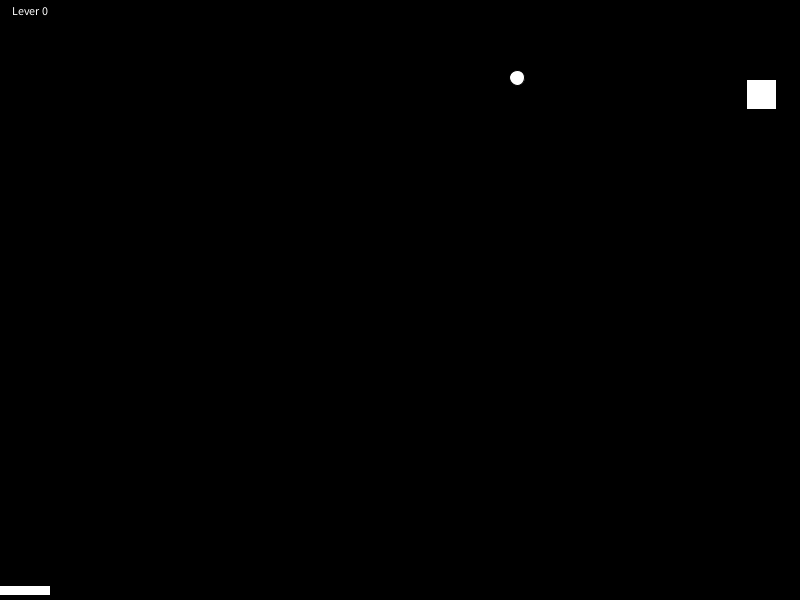
Frame 1 (no input)
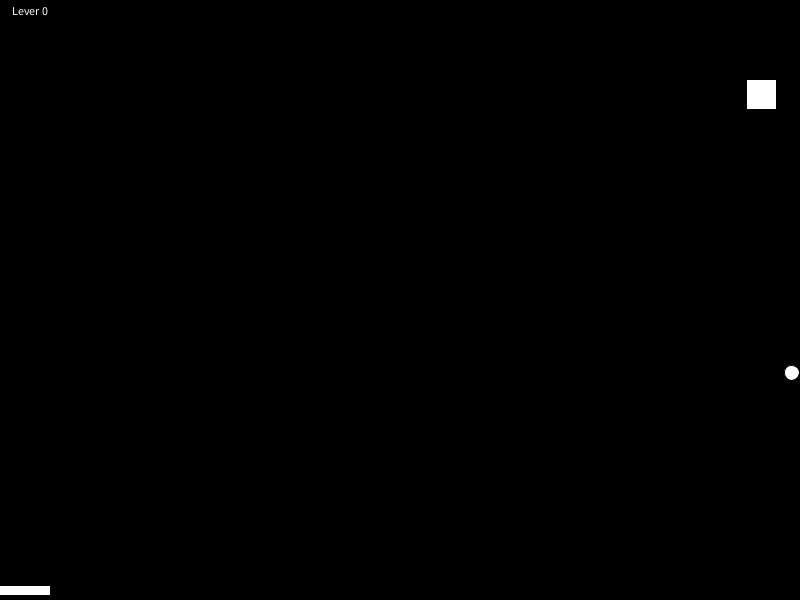
Frame 60 (the mouse pressed at the canvas centre just before this capture)
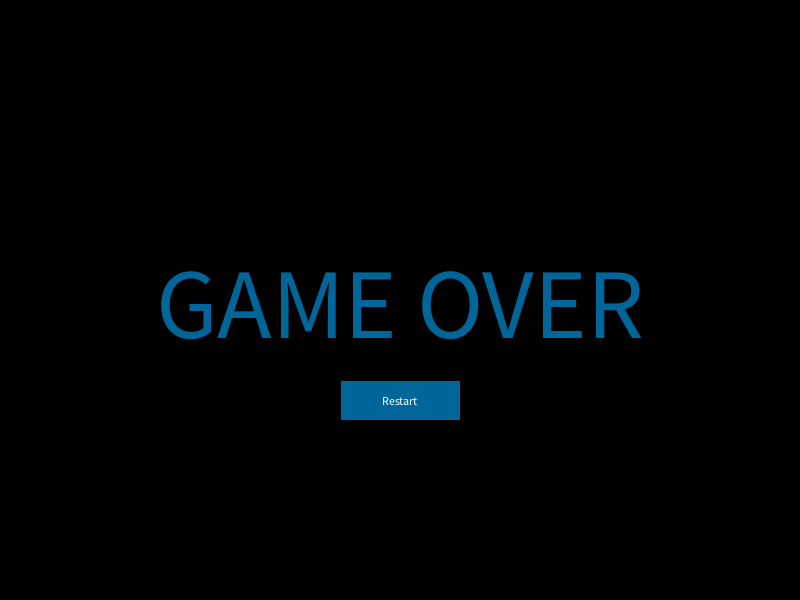
Frame 120 (the mouse held since frame 60 and released just before this capture)

The Processing sketch that drew these frames (run headless with seeded random() and noise(); from frame 60 on, the mouse is pressed at the canvas centre):

// Processing sketch: processing_126715
// ── processing_126715.pde

float ball_positionX, ball_positionY, block_positionX, block_positionY, speedX, speedY, ballsize, blocksize,i, slide;
int Lever;

void setup() {
    size(800, 600);
    fill(255, 255, 255);
    cursor(CROSS);
    textAlign(CENTER, CENTER);
    ball_positionX = random(0, width);
    ball_positionY = random(0, height/2);
    rectMode(CENTER);
    block_positionX = random(0, width);
    block_positionY = random(0, height*2/3);
    blocksize = 30;
    ballsize = 15;
    speedX = 5;
    speedY = 5;
    Lever = 0;
    i = 0;
    slide = 100;
}

void draw() {

    if (ball_positionY < height + ballsize/2){
        /*Draw ball and slide*/
        background(0, 0, 0);
        textSize(12);
        text("Lever "+ Lever, 30, 10);
        ellipse(ball_positionX, ball_positionY, ballsize, ballsize);
        rect(block_positionX, block_positionY, blocksize, blocksize);
        rect(mouseX, height - 10, slide, 10);
        ball_positionX = ball_positionX+speedX+speedX*2*cos(degrees(i));
        ball_positionY = ball_positionY+speedY+speedY*2*sin(degrees(i));
        /*When the ball hint left OR right wall*/
        if (ball_positionX < 0 || ball_positionX > width ) {   
            speedX *= -1;
        }
        /*When the ball hint the upper wall OR the slide*/
        if (ball_positionY < 0 || (ball_positionY >= height - (20+ballsize/2) && ball_positionX <= mouseX + slide/2 && ball_positionX >= mouseX -slide/2)) {
            speedY *= -1;
        }
        /*When The ball hint the block, WIN*/
        if (ball_positionX >= block_positionX- blocksize && ball_positionX <= block_positionX + blocksize && ball_positionY >= block_positionY- blocksize && ball_positionY <= block_positionY + blocksize) {
            block_positionX = random(0, width);
            block_positionY = random(0, height*2/3);
            speedX *= 1.1;
            speedY *= 1.1;
            Lever++;
        }
    }
    else
    {
        /*When the ball fly out the window, GAMEOVER*/
        background(0, 0, 0);
        textSize(100);
        fill(0, 102, 153);
        textAlign(CENTER, CENTER);
        text("GAME OVER", width/2, height/2);
        rect(width/2, height/2+100, 120, 40);
        textSize(12);
        fill(255, 255, 255);
        text("Restart", width/2, height/2+100);
        if (mouseX >= width/2-60 && mouseX <= width/2+60 && mouseY >= height/2+100-20 && mouseY <= height/2+100+20) {
            cursor(HAND);
            if (mousePressed) {
                setup();  
            }
        }
        else {
            cursor(CROSS);
        }
    }
    i++;
}
void mousePressed() {
    if (mouseButton == RIGHT) 
        slide+=10;
}
// void keyPressed()   {
//     /*Restart the game*/
//     if (ball_positionY >= height && key == 'r'){
//         setup();
//     }
// }
